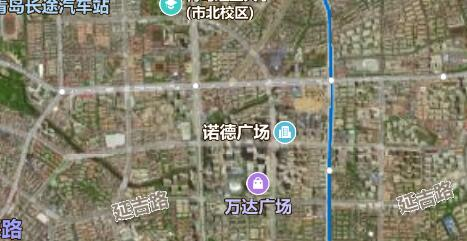
%> input picture 20190923/sift2/1.jpg, 467 x 241 px
$ octave stitch_demo.m   (GNU Octave 9; MATLAB toolbox functions it lacks are replaced by stand-ins)
%> lines starting %> are read from the running program, lines starting %| are printed output that depends on the picture
 I1=imread('1.jpg');
%> I1 is the input picture: size 241x467x3 uint8; mean R, G, B 133.5, 129.6, 109.8
 I2=imread('4.jpg');
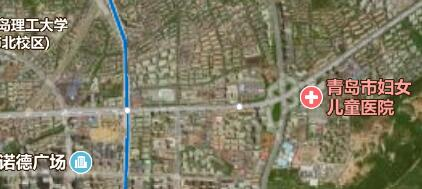
%> input picture 20190923/sift2/4.jpg, 422 x 189 px
%> I2 is the input picture: size 189x422x3 uint8; mean R, G, B 128, 123.3, 100
 I1=double(rgb2gray(imresize(I1,0.5)));
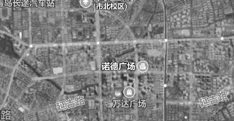
%> I1: size 121x234 double; min 32, max 255, mean 128.5
 I2=double(rgb2gray(imresize(I2,0.5)));
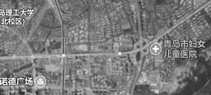
%> I2: size 95x211 double; min 29, max 255, mean 122
%> (the run ends here)
